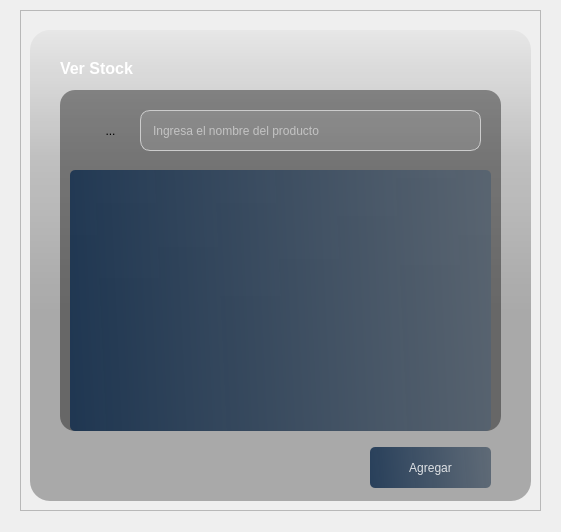
<?xml version="1.0" encoding="UTF-8"?>
<ui version="4.0">
 <class>Form</class>
 <widget class="QWidget" name="Form">
  <property name="geometry">
   <rect>
    <x>0</x>
    <y>0</y>
    <width>561</width>
    <height>532</height>
   </rect>
  </property>
  <property name="windowTitle">
   <string>Form</string>
  </property>
  <widget class="QFrame" name="frame">
   <property name="geometry">
    <rect>
     <x>20</x>
     <y>10</y>
     <width>521</width>
     <height>501</height>
    </rect>
   </property>
   <property name="styleSheet">
    <string notr="true">QPushButton {
    background-color: qlineargradient(spread:pad, x1:0, y1:0.505682, x2:1, y2:0.477, stop:0 rgba(20, 47, 78, 219), stop:1 rgba(85, 98, 112, 226));
    color: rgba(255, 255, 255, 210);
    border-radius: 5px;
}
QPushButton:hover {
    background-color: qlineargradient(spread:pad, x1:0, y1:0.505682, x2:1, y2:0.477, stop:0 rgba(40, 67, 98, 219), stop:1 rgba(105, 118, 132, 226));
    color: rgba(255, 255, 255, 210);
}
QPushButton:pressed {
    padding-left: 5px;
    padding-top: 5px;
    background-color: rgba(105, 118, 132, 200);
}

QTableView {
    background-color: qlineargradient(spread:pad, x1:0, y1:0.505682, x2:1, y2:0.477, stop:0 rgba(20, 47, 78, 219), stop:1 rgba(85, 98, 112, 226));
    color: rgba(255, 255, 255, 210);
    border-radius: 5px;
}
QTableView:hover {
    background-color: qlineargradient(spread:pad, x1:0, y1:0.505682, x2:1, y2:0.477, stop:0 rgba(40, 67, 98, 219), stop:1 rgba(105, 118, 132, 226));
    color: rgba(255, 255, 255, 210);
}
QTableView:pressed {
    padding-left: 5px;
    padding-top: 5px;
    background-color: rgba(105, 118, 132, 200);
}
</string>
   </property>
   <property name="frameShape">
    <enum>QFrame::StyledPanel</enum>
   </property>
   <property name="frameShadow">
    <enum>QFrame::Raised</enum>
   </property>
   <widget class="QLabel" name="label">
    <property name="geometry">
     <rect>
      <x>10</x>
      <y>20</y>
      <width>501</width>
      <height>471</height>
     </rect>
    </property>
    <property name="styleSheet">
     <string notr="true">background-color: qlineargradient(spread:pad, x1:0, y1:0, x2:0, y2:0.715909, stop:0 rgba(0, 0, 0, 9), stop:0.375 rgba(0, 0, 0, 50), stop: 0.835227 rgba(0, 0, 0, 75));
border-image: url(:/images/background.png);
border-radius:20px;</string>
    </property>
    <property name="text">
     <string/>
    </property>
   </widget>
   <widget class="QLabel" name="label_2">
    <property name="geometry">
     <rect>
      <x>40</x>
      <y>80</y>
      <width>441</width>
      <height>341</height>
     </rect>
    </property>
    <property name="styleSheet">
     <string notr="true">background-color: rgba(0, 0, 0, 100);
border-radius: 15px;</string>
    </property>
    <property name="text">
     <string/>
    </property>
   </widget>
   <widget class="QLabel" name="label_3">
    <property name="geometry">
     <rect>
      <x>40</x>
      <y>50</y>
      <width>141</width>
      <height>16</height>
     </rect>
    </property>
    <property name="font">
     <font>
      <pointsize>12</pointsize>
      <weight>75</weight>
      <bold>true</bold>
     </font>
    </property>
    <property name="styleSheet">
     <string notr="true">color: rgba(255, 255, 255, 255);
</string>
    </property>
    <property name="text">
     <string>Ver Stock</string>
    </property>
   </widget>
   <widget class="QTableView" name="tableView">
    <property name="geometry">
     <rect>
      <x>50</x>
      <y>160</y>
      <width>421</width>
      <height>261</height>
     </rect>
    </property>
   </widget>
   <widget class="QWidget" name="widget" native="true">
    <property name="geometry">
     <rect>
      <x>70</x>
      <y>100</y>
      <width>391</width>
      <height>41</height>
     </rect>
    </property>
    <widget class="QLineEdit" name="lineEdit">
     <property name="geometry">
      <rect>
       <x>50</x>
       <y>0</y>
       <width>341</width>
       <height>41</height>
      </rect>
     </property>
     <property name="styleSheet">
      <string notr="true">QLineEdit {
    border: 1px solid #ccc;
    border-radius: 10px;
    padding-left: 10px;
    background-color: rgba(255,255,255,0.1);
    color: white;
}
QLineEdit:focus {
    border: 1px solid #3daee9;
    background-color: rgba(255,255,255,0.2);
}
</string>
     </property>
     <property name="placeholderText">
      <string>Ingresa el nombre del producto</string>
     </property>
    </widget>
    <widget class="QToolButton" name="toolButton">
     <property name="geometry">
      <rect>
       <x>0</x>
       <y>0</y>
       <width>41</width>
       <height>41</height>
      </rect>
     </property>
     <property name="styleSheet">
      <string notr="true">QToolButton {
    border: none;
    background: transparent;
}
</string>
     </property>
     <property name="text">
      <string>...</string>
     </property>
     <property name="icon">
      <iconset resource="res.qrc">
       <normaloff>:/images/icono lupa.png</normaloff>:/images/icono lupa.png</iconset>
     </property>
    </widget>
   </widget>
   <widget class="QPushButton" name="pushButton">
    <property name="geometry">
     <rect>
      <x>350</x>
      <y>437</y>
      <width>121</width>
      <height>41</height>
     </rect>
    </property>
    <property name="text">
     <string>Agregar</string>
    </property>
   </widget>
  </widget>
 </widget>
 <resources>
  <include location="res.qrc"/>
 </resources>
 <connections/>
</ui>
